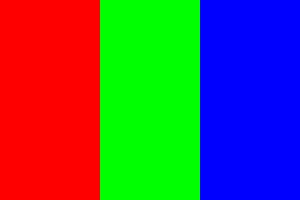
#> input picture ahMEDALI/Week02/input.jpg, 300 x 200 px
$ python ImageManipulationSnippet.py
#> lines starting #> are read from the running program, lines starting #| are printed output that depends on the picture; after the words box and inside, x2 and y2 are one past the last pixel; in counts of white or black regions, pixels touching at a corner belong together
from pathlib import Path

import cv2
import numpy as np


SCRIPT_DIR = Path(__file__).resolve().parent
input_path = SCRIPT_DIR / "input.jpg"

# Create a small demo image when no input file has been provided.
if not input_path.exists():
	demo_image = np.zeros((200, 300, 3), dtype=np.uint8)
	demo_image[:, :100] = (0, 0, 255)
	demo_image[:, 100:200] = (0, 255, 0)
	demo_image[:, 200:] = (255, 0, 0)
	cv2.imwrite(str(input_path), demo_image)

# 1. Load an image from disk.
image = cv2.imread(str(input_path))
#> image is the input picture: shape (200, 300, 3); mean B, G, R 85.1, 85, 84.8
if image is None:
	raise FileNotFoundError(f"Could not read image: {input_path}")

# 2. Convert the image to grayscale.
gray = cv2.cvtColor(image, cv2.COLOR_BGR2GRAY)
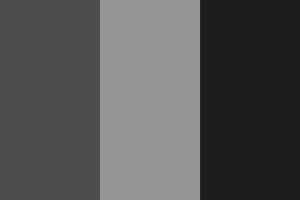
#> gray: shape (200, 300); min 29, max 150, mean 85

# 3. Apply thresholding (binary mask at cutoff 128).
_, binary_mask = cv2.threshold(gray, 128, 255, cv2.THRESH_BINARY)
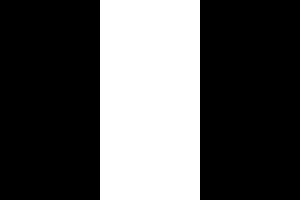
#> binary_mask: shape (200, 300); 33.3% white; 1 white region, box (x1, y1, x2, y2) and area: (100, 0, 200, 200) 20000

# 4. Apply a 5x5 blurring filter.
blurred = cv2.blur(gray, (5, 5))
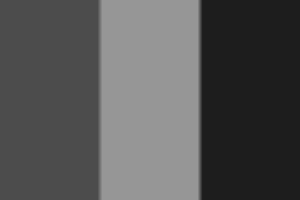
#> blurred: shape (200, 300); min 29, max 150, mean 85

# Save outputs beside this script.
cv2.imwrite(str(SCRIPT_DIR / "output_mask.jpg"), binary_mask)
cv2.imwrite(str(SCRIPT_DIR / "output_blurred.jpg"), blurred)
print(f"Processed image: {input_path}")
print(f"Saved output files in: {SCRIPT_DIR}")
